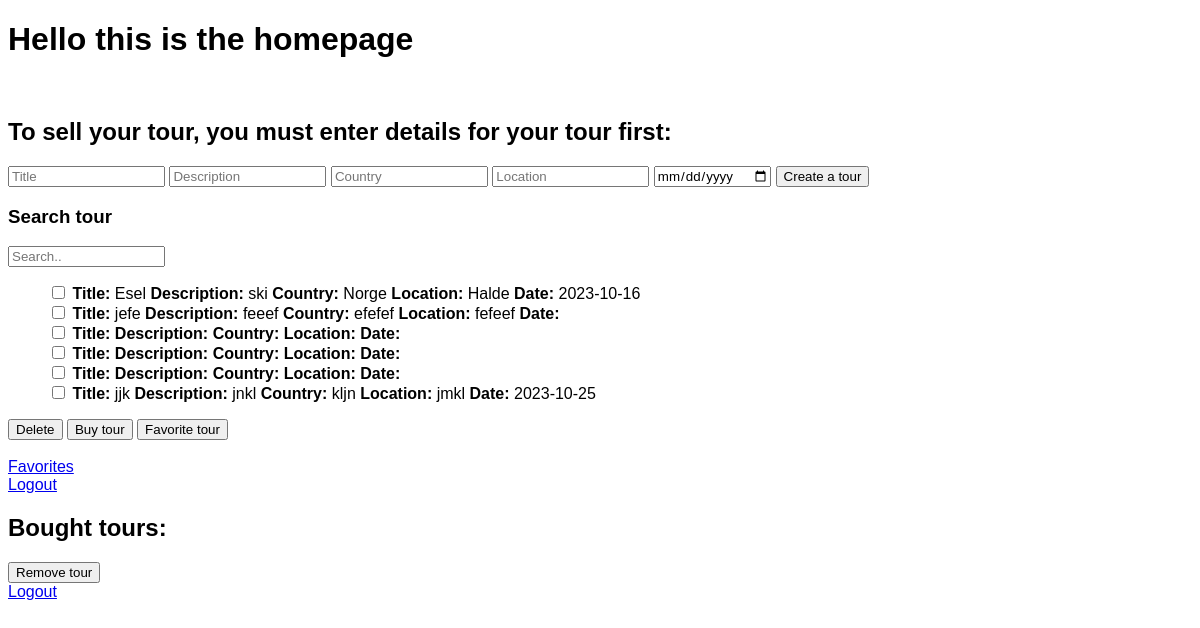
Page /homepage on the earlier database version.
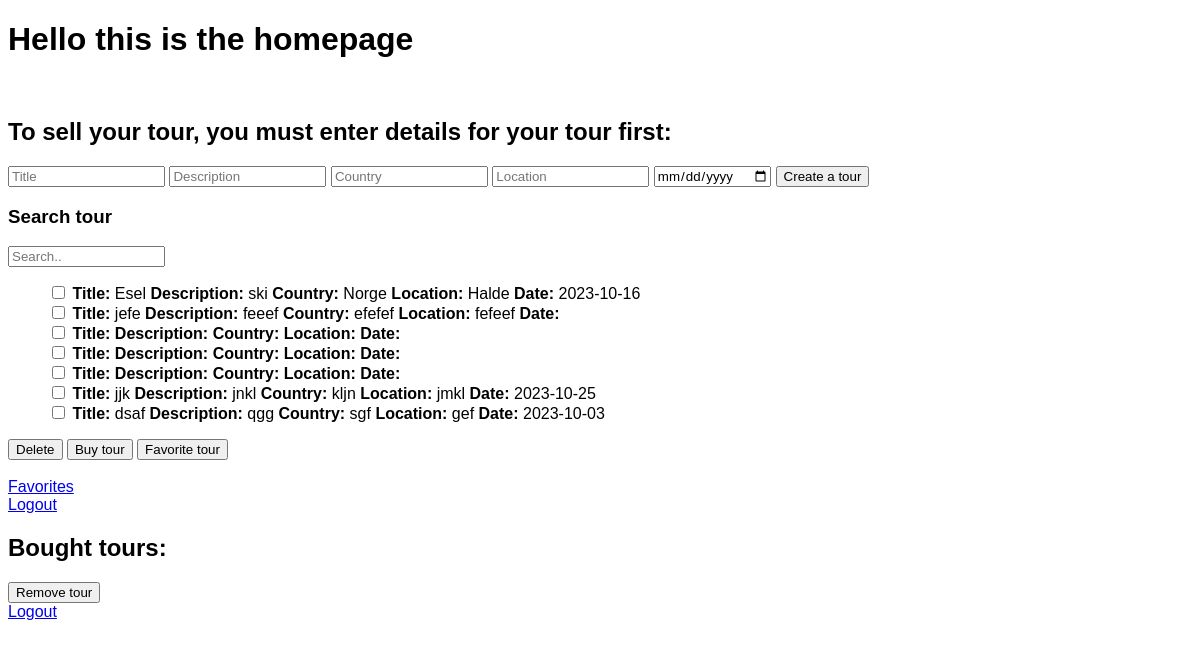
Same page on the later database version.
### tables this page shows
CREATE TABLE Tour(
                ID INTEGER PRIMARY KEY AUTOINCREMENT,
                Title TEXT,
                Description TEXT,
                Country TEXT,
                Location TEXT,
                Date DATETIME
    );

### app.py (the view)
@application.route('/homepage')
def homepage():
    global global_user_id
    db = sqlite3.connect('backend/database/database.db')
    cursor = db.cursor()
    cursor.execute("SELECT * from Tour")
    list = cursor.fetchall()
    cursor.execute('''SELECT *
    FROM Tour
    INNER JOIN TourBooked on Tour.ID = TourBooked.Tour_ID
    WHERE TourBooked.User_ID = ?''', (global_user_id,))
    list_of_bought_tours = cursor.fetchall()
    db.close()
    return render_template('/homepage.html', list_of_tours=list, list_of_bought_tours=list_of_bought_tours)

### frontend/templates/homepage.html (shortened to what this page needs)
<!DOCTYPE html>
<html lang="en">
<head>
    <link rel="stylesheet" href="{{ url_for('static', filename='css/homepage.css') }}">
</head>
<body>
    <h1>Hello this is the homepage</h1><br>
    <h2>To sell your tour, you must enter details for your tour first:</h2>
    <form action="/create_a_tour" , method="POST">
        <input type="text" , name="Title" , placeholder="Title">
        <input type="text" , name="Description" , placeholder="Description">
        <input type="text" , name="Country" , placeholder="Country">
        <input type="text" , name="Location" , placeholder="Location">
        <input type="date" , name="Date">
        <button type="submit">Create a tour</button>
    </form>
    <h3>Search tour</h3>
    <input type="search" placeholder="Search..">
    <form action="/checkbox_tour" method="POST">
        <ul>
            {% for tour in list_of_tours%}
            <li>
                <input type="checkbox" name="checkbox_row" value="{{ tour[0] }}">
                <strong>Title:</strong> {{ tour[1] }}
                <strong>Description:</strong> {{ tour[2] }}
                <strong>Country:</strong> {{ tour[3] }}
                <strong>Location:</strong> {{ tour[4] }}
                <strong>Date:</strong> {{ tour[5] }}
            </li>
            {% endfor %}
        </ul>
        <button type="submit" name="handle_action" value="delete">Delete</button>
        <button type="submit" name="handle_action" value="buy">Buy tour</button>
        <button type="submit" name="handle_action" value="favorite">Favorite tour</button> <br>
    </form> <br>
    <a href="{{ url_for('favorites') }}">Favorites</a> <br>
    <a href="{{ url_for('index') }}">Logout</a>
    <h2>Bought tours:</h2>
    <form action="/remove_bought_tour" method="POST">
        <button type="submit" name="handle_action" value="delete">Remove tour</button>
    </form>
    <a href="{{ url_for('index') }}">Logout</a> <br>
</body>
</html>

### frontend/static/css/homepage.css (style rules this page uses)
* { font-family: "Gill Sans", sans-serif; }
h1 { font-decoration: none; }
h2 { font-decoration: none; }
ul { list-style-type: none; }

Differences in the rows shown:
added Tour: Title "dsaf", Description "qgg", Country "sgf", Location "gef", Date "2023-10-03"
